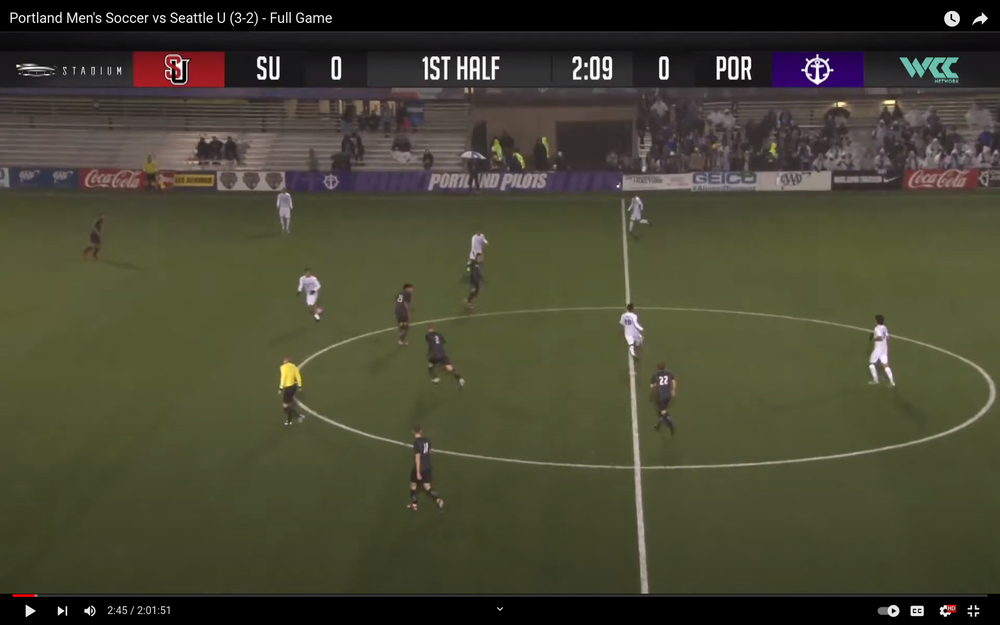
#> input picture images/test3.png, 1000 x 625 px, shrunk from 1920 x 1200 before the run, found by its file name
$ python main.py   (older library calls are emulated)
#> lines starting #> are read from the running program, lines starting #| are printed output that depends on the picture; after the words box and inside, x2 and y2 are one past the last pixel; in counts of white or black regions, pixels touching at a corner belong together
import cv2

# Read the original image
img = cv2.imread('images/test3.png')
#> img is the input picture: shape (625, 1000, 3); mean B, G, R 50.9, 69.5, 70.6
# Display original image
cv2.imshow('Original', img)
cv2.waitKey(0)

# Convert to graycsale
img_gray = cv2.cvtColor(img, cv2.COLOR_BGR2GRAY)
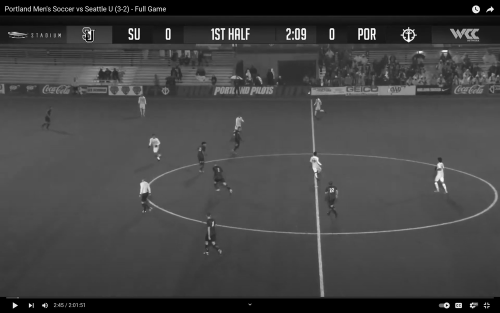
#> img_gray: shape (625, 1000) (shown at 1/2 size); min 0, max 255, mean 67.7
# Blur the image for better edge detection
img_blur = cv2.GaussianBlur(img_gray, (3, 3), 0)

# Sobel Edge Detection
sobelx = cv2.Sobel(src=img_blur, ddepth=cv2.CV_64F, dx=1, dy=0, ksize=5)  # Sobel Edge Detection on the X axis
sobely = cv2.Sobel(src=img_blur, ddepth=cv2.CV_64F, dx=0, dy=1, ksize=5)  # Sobel Edge Detection on the Y axis
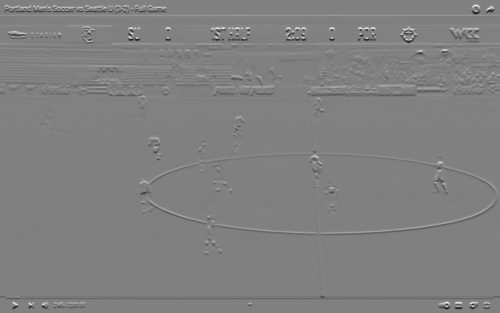
#> sobely: shape (625, 1000) float64 (shown at 1/2 size); min -9372, max 9217, mean 0; drawn with min black and max white
sobelxy = cv2.Sobel(src=img_blur, ddepth=cv2.CV_64F, dx=1, dy=1, ksize=5)  # Combined X and Y Sobel Edge Detection
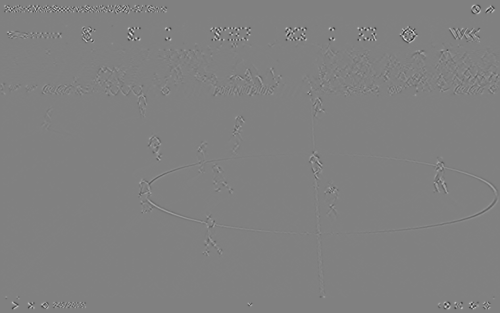
#> sobelxy: shape (625, 1000) float64 (shown at 1/2 size); min -2148, max 2102, mean 0; drawn with min black and max white
# Display Sobel Edge Detection Images
cv2.imshow('Sobel X', sobelx)
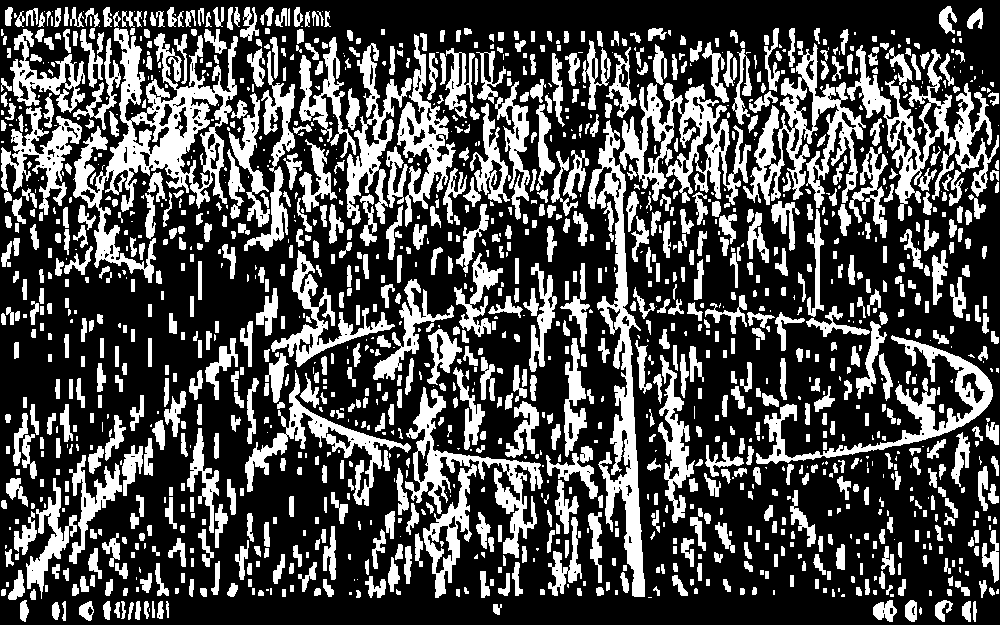
#> window 'Sobel X': shape (625, 1000); 31.2% white; 1482 white regions (485 under 20 px), largest, box (x1, y1, x2, y2) and area: (73, 28, 238, 283) 12008, (588, 120, 645, 597) 7499, (847, 45, 999, 221) 6282
cv2.waitKey(0)
cv2.imshow('Sobel Y', sobely)
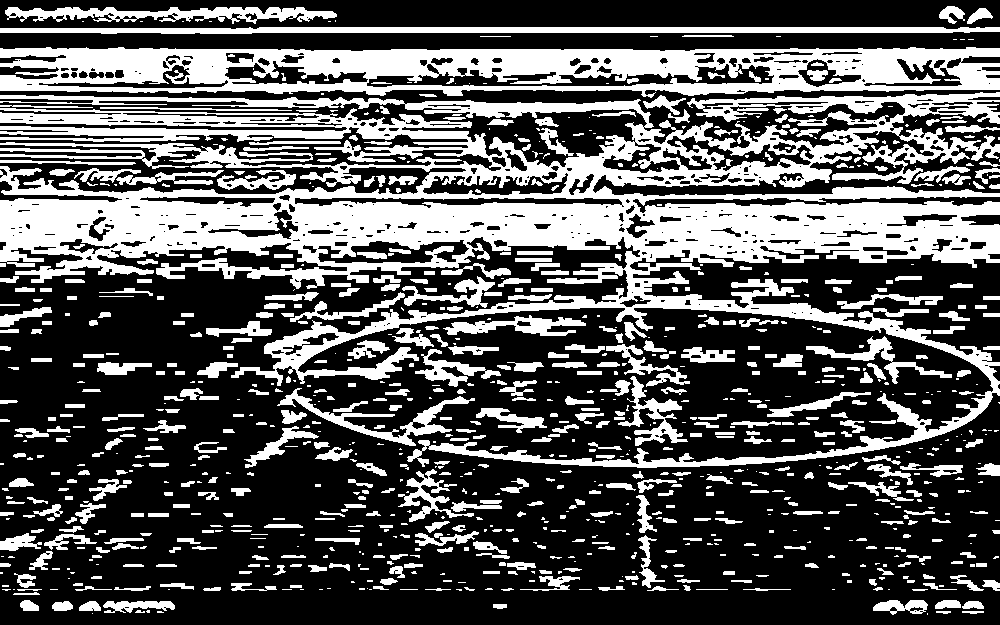
#> window 'Sobel Y': shape (625, 1000); 34.5% white; 947 white regions (396 under 20 px), largest, box (x1, y1, x2, y2) and area: (0, 92, 1000, 468) 113914, (0, 47, 1000, 98) 31193, (0, 27, 1000, 34) 5755
cv2.waitKey(0)
cv2.imshow('Sobel X Y using Sobel() function', sobelxy)
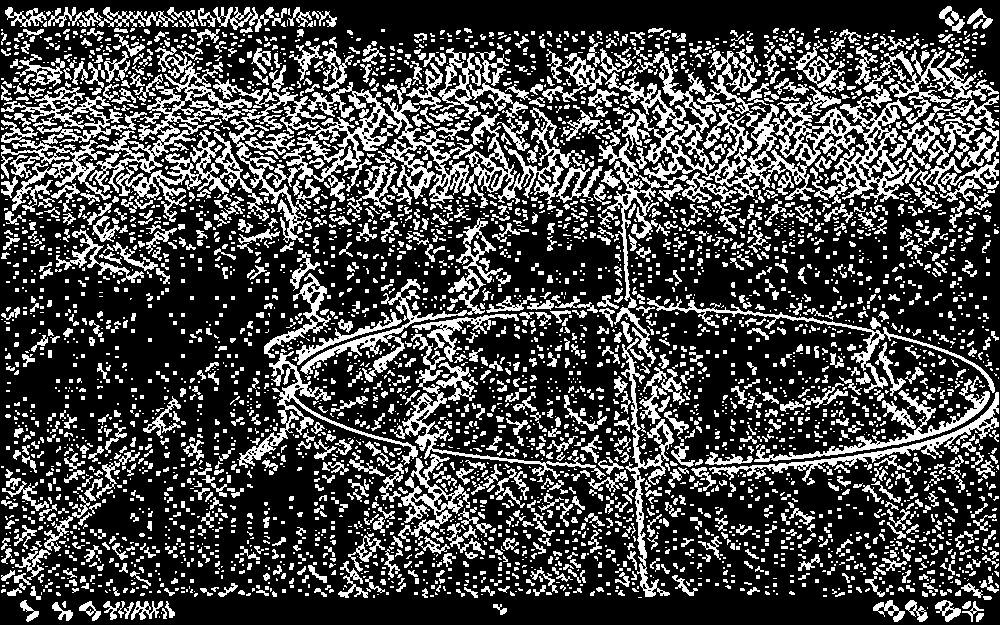
#> window 'Sobel X Y using Sobel() functi': shape (625, 1000); 28.1% white; 4444 white regions (3039 under 20 px), largest, box (x1, y1, x2, y2) and area: (213, 65, 582, 243) 12286, (697, 51, 931, 204) 8821, (605, 51, 717, 188) 4092
cv2.waitKey(0)

# Canny Edge Detection
edges = cv2.Canny(image=img_blur, threshold1=100, threshold2=200)  # Canny Edge Detection
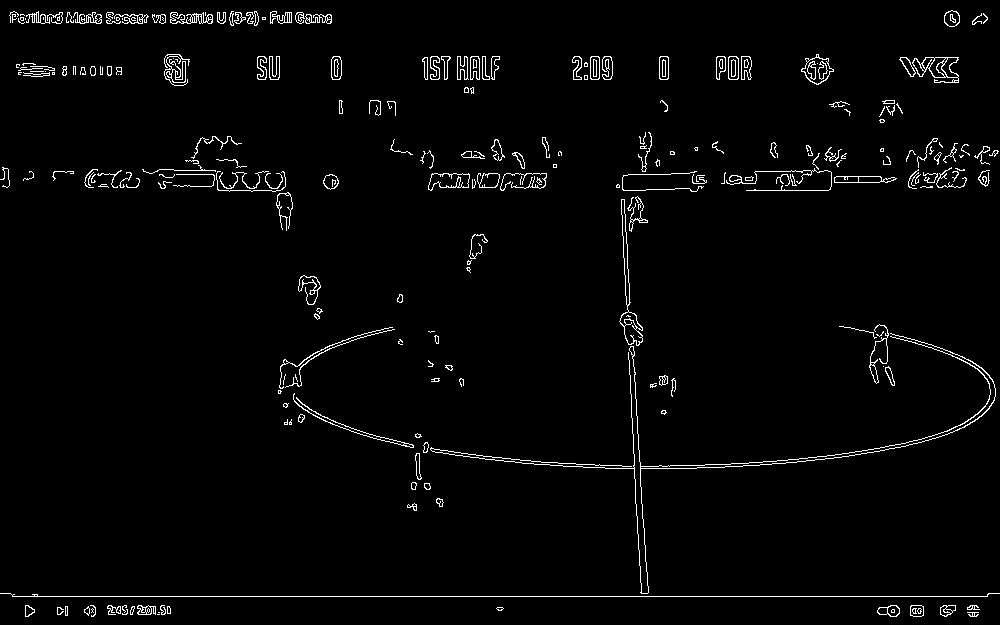
#> edges: shape (625, 1000); 2.3% white in thin lines or dots
# Display Canny Edge Detection Image
cv2.imshow('Canny Edge Detection', edges)
cv2.imwrite('black_white.jpg', edges)
cv2.waitKey(0)

cv2.destroyAllWindows()

$ run again, with images/test10.png copied over images/test3.png
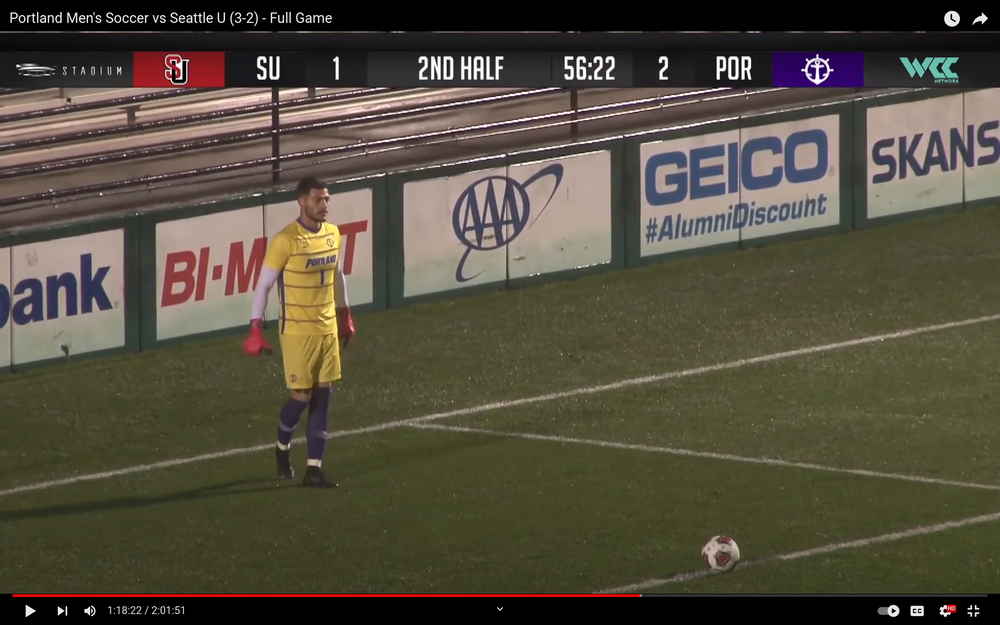
#> input picture images/test10.png, 1000 x 625 px, shrunk from 1920 x 1200 before the run, found by its file name
#> img is the input picture: shape (625, 1000, 3); mean B, G, R 62.1, 77, 82.9
#> `cv2.imshow('Sobel X', sobelx)`:
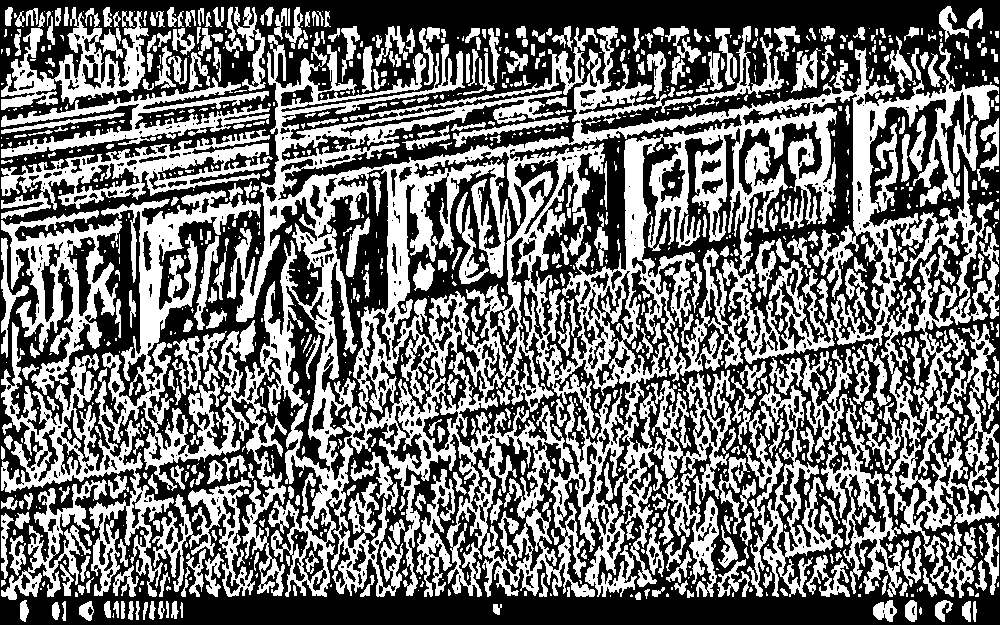
#> window 'Sobel X': shape (625, 1000); 44.7% white; 1181 white regions (670 under 20 px), largest, box (x1, y1, x2, y2) and area: (1, 26, 999, 598) 163335, (1, 210, 122, 395) 7468, (1, 129, 273, 219) 7369
#> `edges = cv2.Canny(image=img_blur, threshold1=100, threshold2=200)`:
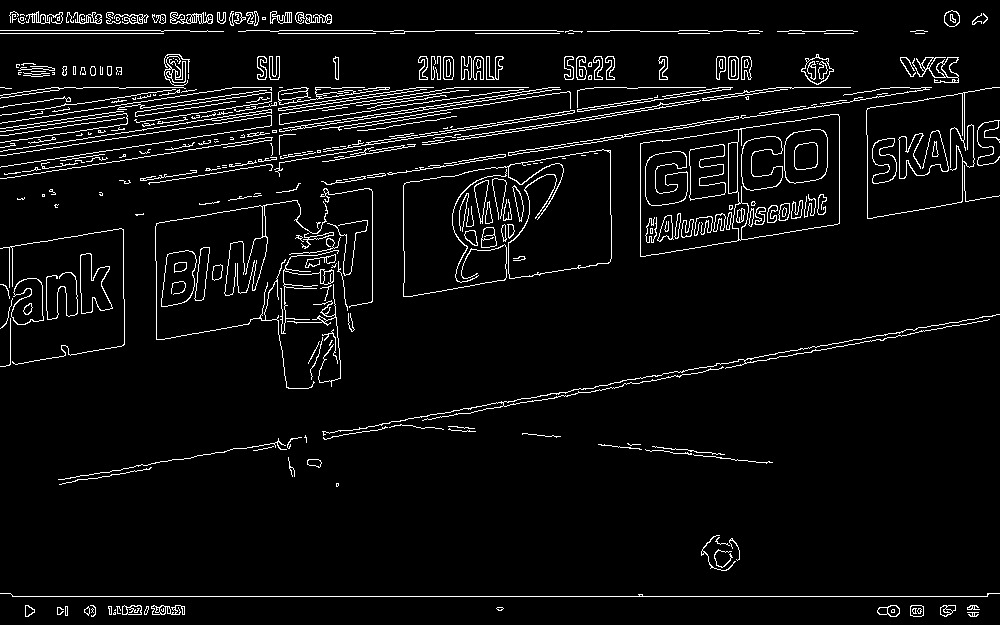
#> edges: shape (625, 1000); 5.1% white in thin lines or dots
